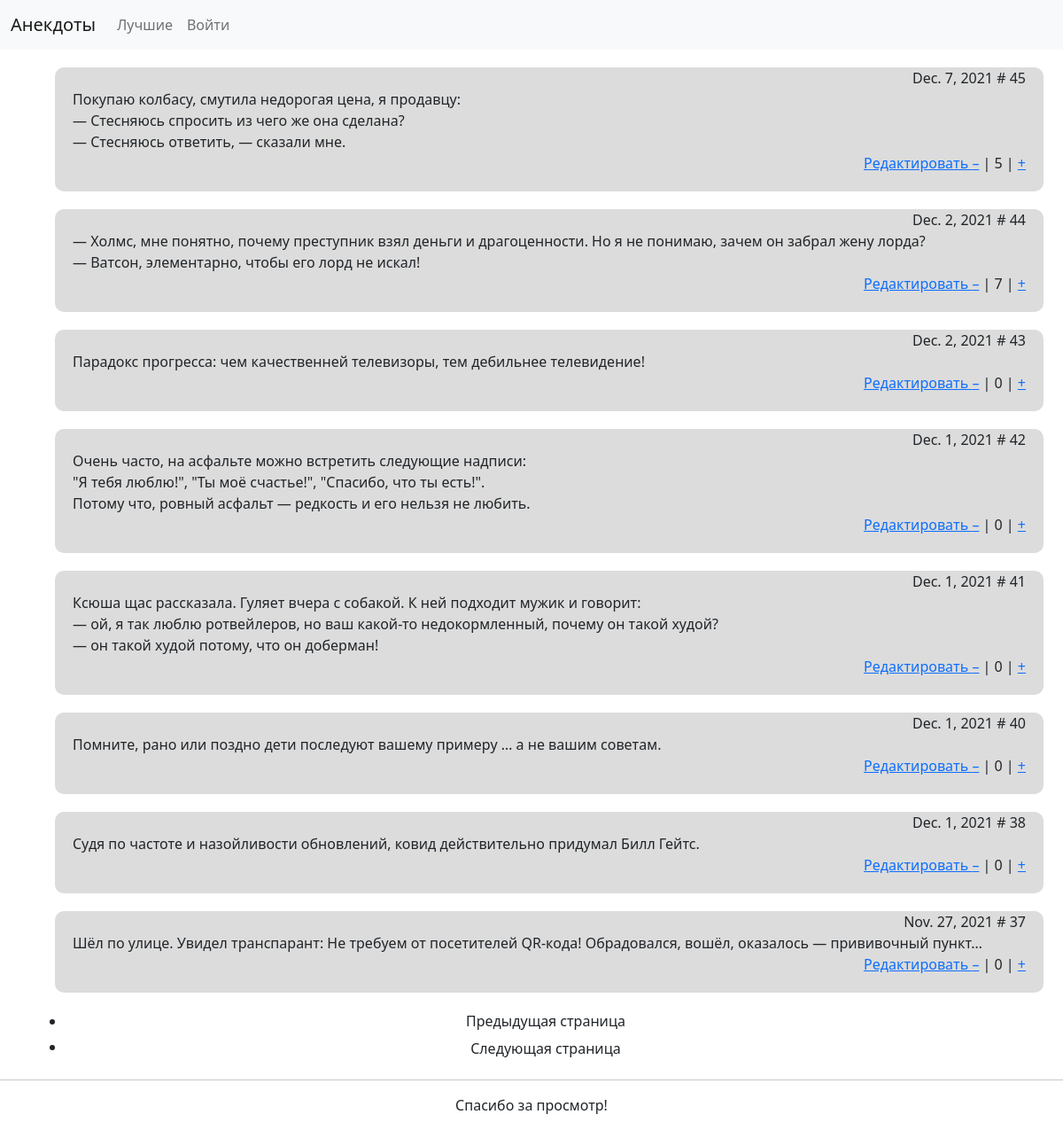
Before: / with the older database file.
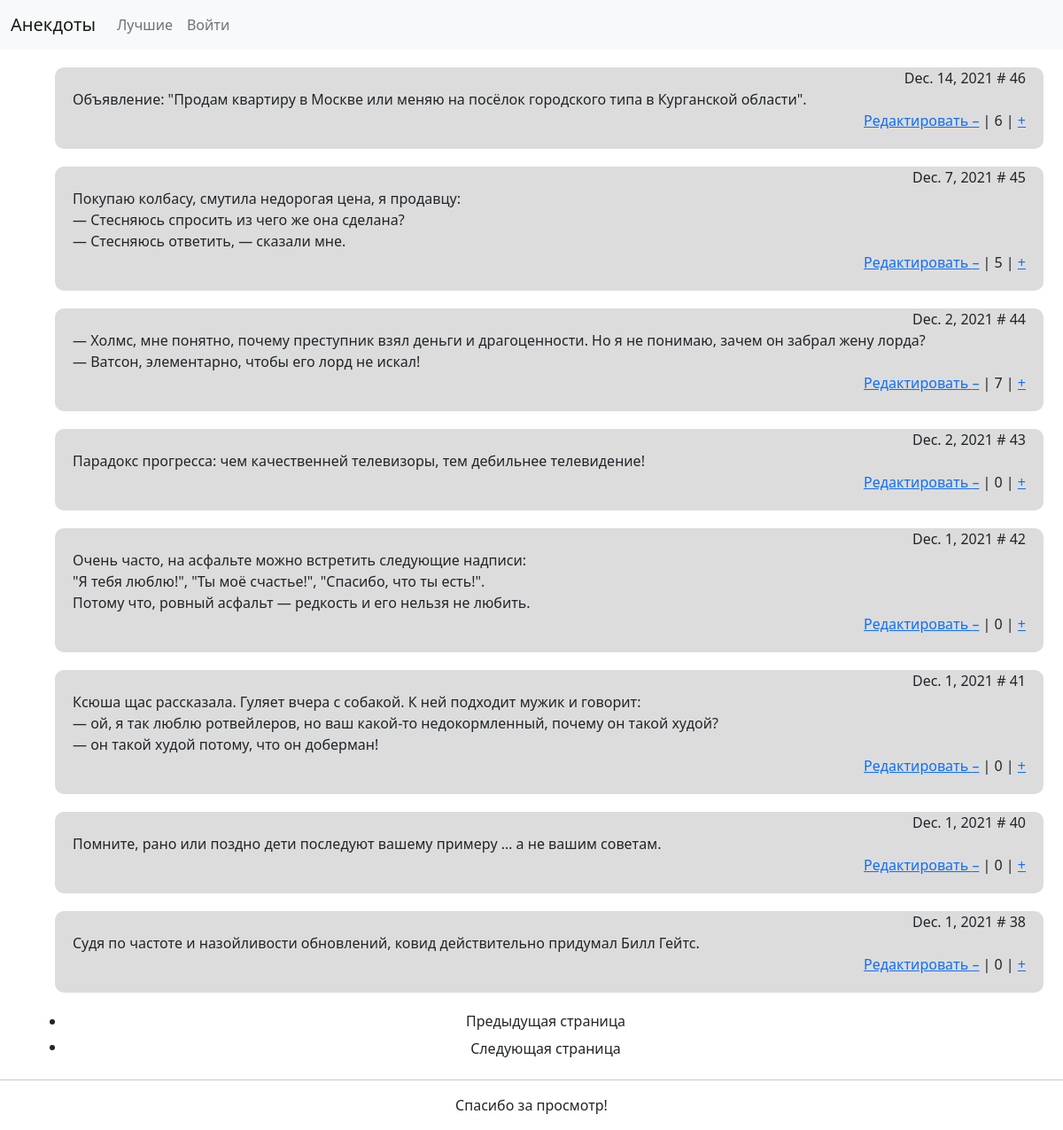
After: the same page with the newer database file.
### blog/models.py (models this page shows, shortened)
class Jokes(models.Model):
    joke_text = models.TextField(
        verbose_name = "Текст шутки", max_length = 500
        )
    joke_rating = models.IntegerField(default = random.randint(1, 10))
    date_of_creation = models.DateTimeField(auto_now_add=True)

### blog/views.py (the view)
# urls.py: path('', views.index, name='index'),
def index(request):
    jokes_list = Jokes.objects.all().order_by("-id")
    paginator = Paginator(jokes_list, 8)
    page = request.GET.get('page')
    try:
        jokes_pages = paginator.page(page)
    except PageNotAnInteger:
        jokes_pages = paginator.page(1)
    template = loader.get_template('blog/index.html')
    context = {
        'jokes_pages': jokes_pages,
    }
    return HttpResponse(template.render(context, request))

### blog/templates/blog/index.html
{% extends "blog/base_bootstrap.html" %}
{% block content %}
    {% if jokes_pages %}
        <div class="flex-column">
        {% for joke in jokes_pages %}
            <div class="joke col-sm-2 col-md-6 col-lg-12">
                <div class="right-align">
                    {{ joke.date_of_creation.date }} # {{joke.id}}
                </div>
                <div>{{joke.joke_text|linebreaksbr }}</div>
                <div class="right-align">
                    <a href="{% url 'joke_update' joke.id %}">
                        Редактировать
                    </a>
                    <a href="pass" shape="None">&#8211</a>
                     | {{joke.joke_rating}} |
                     <a href="pass">+</a>
                </div>
            </div>
        {% endfor %}
        <ul class = "center">
            {% if jokes_pages.has_previous %}
                <li>
                    <a href = "?page={{ jokes_pages.previous_page_number }}" class = "btn btn-succes">
                        Предыдущая страница
                    </a>
                </li>
                {% else %}
                <li>
                    <a title = "Предыдущей страницы нет">
                        Предыдущая страница
                    </a>
                </li>
                {% endif %}
            {% if jokes_pages.has_next %}
                <li>
                    <a href = "?page={{ jokes_pages.next_page_number }}" class = "btn btn-succes">
                        Следующая страница
                    </a>
                </li>
                {% else %}
                <li>
                    <a title = "Следующей страницы нет">
                        Следующая страница
                    </a>
                </li>
                {% endif %}
        </ul>
    {% else %}
        <p>В базе данных нет анекдотов</p>
    {% endif %}
    </div>
{% endblock %}

### blog/templates/blog/base_bootstrap.html (shortened to what this page needs)
{% load static %}
<!doctype html>
<html lang="ru">
<head>
    <link href="https://cdn.jsdelivr.net/npm/bootstrap@5.1.3/dist/css/bootstrap.min.css" rel="stylesheet">
    <link rel="stylesheet" href="{% static 'css/stylesheet.css' %}" type = "text/css">
</head>
<body>
    {% block navbar %}
    <nav class="navbar navbar-expand-lg navbar-light bg-light">
        <div class="container-fluid">
          <a class="navbar-brand" href="{% url 'index' %}">Анекдоты</a>
          <div class="collapse navbar-collapse" id="navbarNav">
            <ul class="navbar-nav">
              <li class="nav-item">
                <a class="nav-link" href="#">Лучшие</a>
              </li>
              {% if user.is_authenticated %}
              <li class="nav-item">
                <a class="nav-link" href="{% url 'add_a_joke' %}">Добавить свой</a>
              </li>
              <li class="nav-item">
                <a class="nav-link" href="{% url 'logout' %}?next=/"">Выйти</a>
              </li>
              {% else %}
                  <li class="nav-item">
                      <a class="nav-link" href="{% url 'login' %}">Войти</a>
                   </li>
              {% endif %}
            </ul>
          </div>
        </div>
      </nav>
    {% endblock navbar %}
    <div class='container'>
    {% block content %}
    {% endblock content %}
    </div>
    {% block footer %}
    <hr>
    <p class="center">Спасибо за просмотр!</p>
    {% endblock footer %}
</body>
</html>

### static/css/stylesheet.css (style rules this page uses)
.joke { background-color: #DCDCDC; margin: 20px; padding: 0px 20px 20px 20px; border-radius: 10px; }
.center { text-align: center; }
.right-align { text-align: right; }

Changed rows visible on the page:
no longer on this page (row unchanged): Jokes: date_of_creation "Nov. 27, 2021", id "37", joke_text "Шёл по улице. Увидел транспарант: Не требуем от посетителей QR-кода! Обрадовался, вошёл, оказалось — прививочный пункт…", joke_rating "0"
added Jokes: date_of_creation "Dec. 14, 2021", id "46", joke_text "Объявление: \"Продам квартиру в Москве или меняю на посёлок городского типа в Курганской области\".", joke_rating "6"
